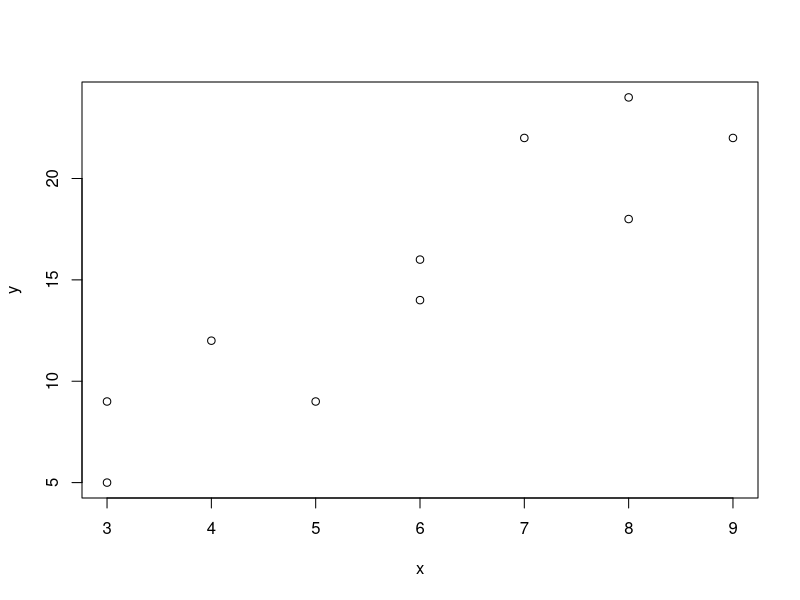
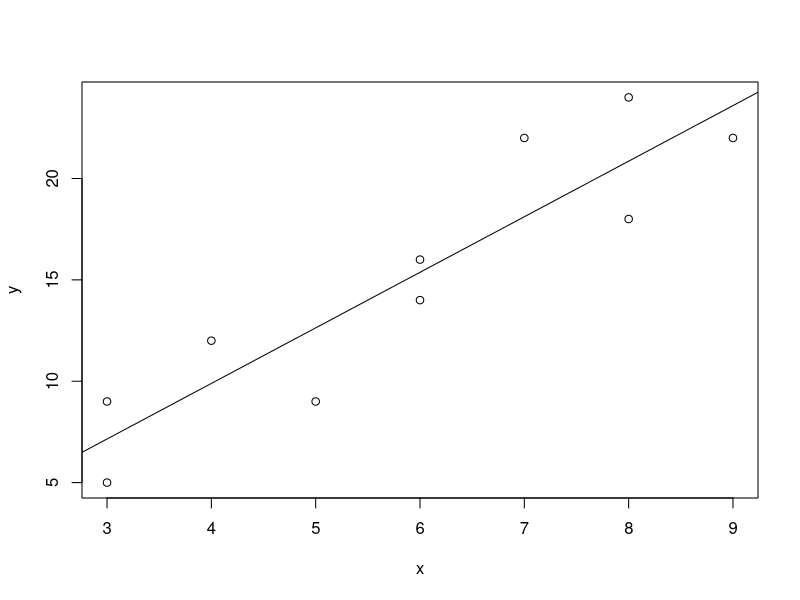
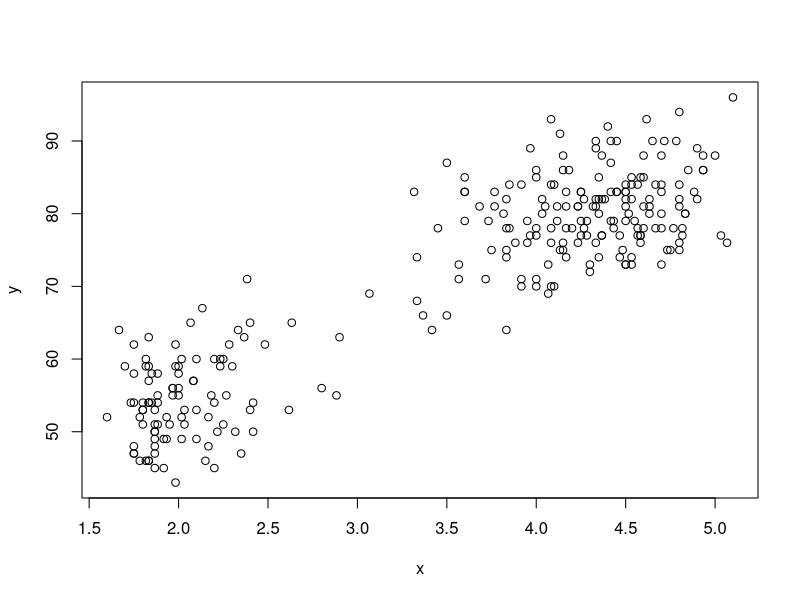
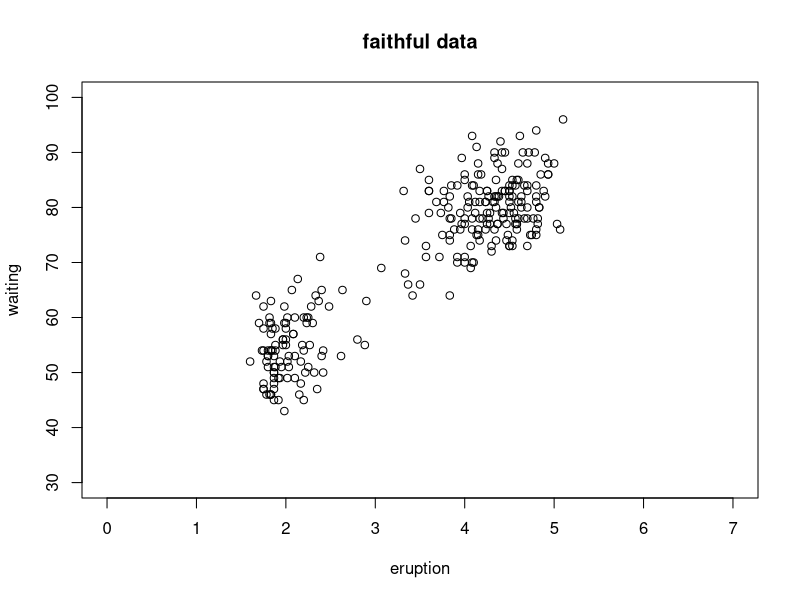
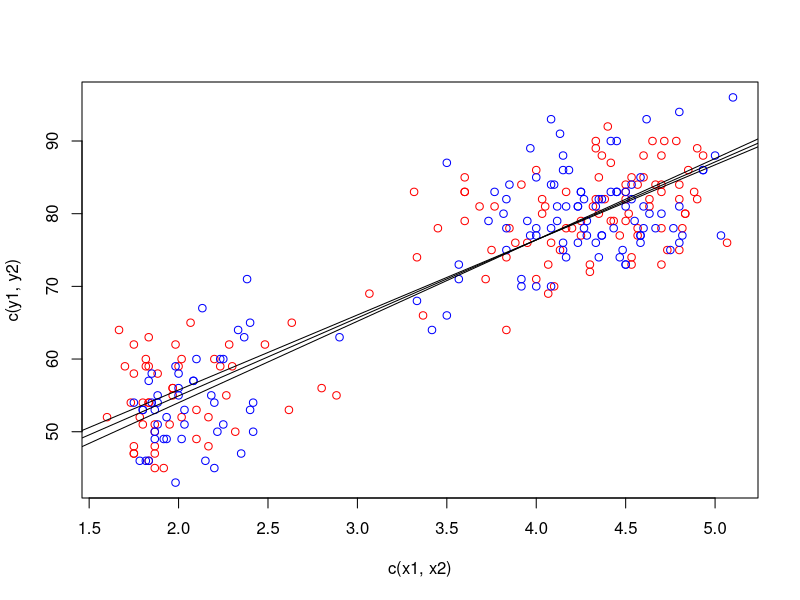

Source code (R) for these figures, in order:
x <- c(3, 3,  4, 5,  6,  6,  7,  8,  8,  9)
y <- c(9, 5, 12, 9, 14, 16, 22, 18, 24, 22)
plot(x,y) 

cor(x,y)

fit <- lm(y~x)
summary(fit)

resid (fit)
rr <- y - fitted(fit); rr

coef(fit)
fit$coefficients

confint(fit, level=0.95)

anova(fit)

plot(x,y)
abline(fit)

## 다중선형회귀모형

data()
faithful
x <- faithful$eruption
y <- faithful$waiting

plot(x,y)
plot(x,y, xlab="eruption", ylab="waiting", main="faithful data", xlim=c(0, 7), ylim=c(30,100))

x1 <- x[1:136]
x2 <- x[137:272]
y1 <- y[1:136] 
y2 <- y[137:272]

plot(c(x1,x2), c(y1,y2), type="n")
points(x1, y1, col="red")
points(x2, y2, col="blue")
abline(lm(y1~x1))
abline(lm(y2~x2))
abline(lm(y~x))